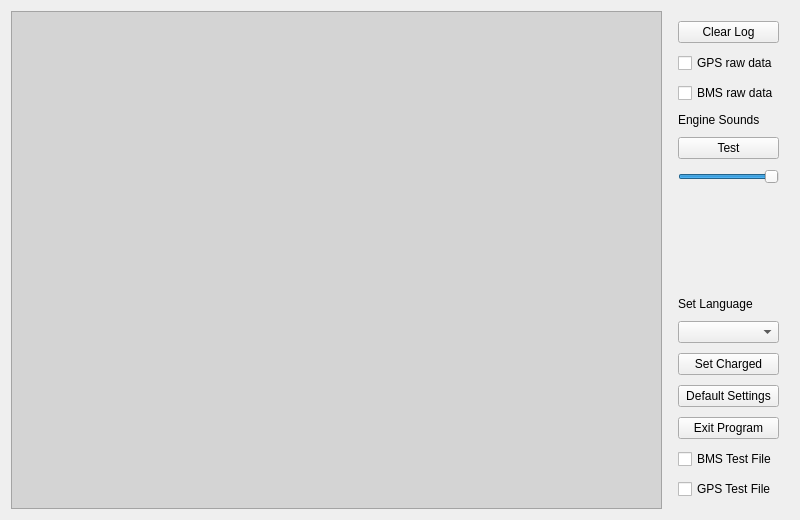
      <widget class="QWidget" name="tab_setup">
       <property name="minimumSize">
        <size>
         <width>800</width>
         <height>520</height>
        </size>
       </property>
       <property name="maximumSize">
        <size>
         <width>800</width>
         <height>520</height>
        </size>
       </property>
       <property name="styleSheet">
        <string notr="true">QLabel{ font: 75 12pt &quot;Lucida Sans Unicode&quot;; }</string>
       </property>
       <attribute name="icon">
        <iconset resource="resources.qrc">
         <normaloff>:/images/settings.png</normaloff>:/images/settings.png</iconset>
       </attribute>
       <attribute name="title">
        <string/>
       </attribute>
       <layout class="QGridLayout" name="gridLayout_4">
        <item row="0" column="0">
         <widget class="QTextBrowser" name="textBrowser_errors">
          <property name="focusPolicy">
           <enum>Qt::NoFocus</enum>
          </property>
          <property name="styleSheet">
           <string notr="true">font: 10pt &quot;Lucida Console&quot;;
background-color: rgb(212, 212, 212);</string>
          </property>
         </widget>
        </item>
        <item row="0" column="1">
         <layout class="QVBoxLayout" name="verticalLayout">
          <property name="spacing">
           <number>10</number>
          </property>
          <property name="leftMargin">
           <number>10</number>
          </property>
          <property name="topMargin">
           <number>10</number>
          </property>
          <property name="rightMargin">
           <number>10</number>
          </property>
          <property name="bottomMargin">
           <number>10</number>
          </property>
          <item>
           <widget class="QPushButton" name="pushButton_clear_errors">
            <property name="text">
             <string>Clear Log</string>
            </property>
           </widget>
          </item>
          <item>
           <widget class="QCheckBox" name="checkBox_logGpsRaw">
            <property name="text">
             <string>GPS raw data</string>
            </property>
           </widget>
          </item>
          <item>
           <widget class="QCheckBox" name="checkBox_logBmsRaw">
            <property name="text">
             <string>BMS raw data</string>
            </property>
           </widget>
          </item>
          <item>
           <widget class="QLabel" name="label_18">
            <property name="text">
             <string>Engine Sounds</string>
            </property>
           </widget>
          </item>
          <item>
           <widget class="QPushButton" name="pushButton_Test">
            <property name="text">
             <string>Test</string>
            </property>
           </widget>
          </item>
          <item>
           <widget class="QSlider" name="horizontalSlider">
            <property name="sizePolicy">
             <sizepolicy hsizetype="Minimum" vsizetype="Fixed">
              <horstretch>0</horstretch>
              <verstretch>0</verstretch>
             </sizepolicy>
            </property>
            <property name="sliderPosition">
             <number>99</number>
            </property>
            <property name="orientation">
             <enum>Qt::Horizontal</enum>
            </property>
           </widget>
          </item>
          <item>
           <spacer name="verticalSpacer_7">
            <property name="orientation">
             <enum>Qt::Vertical</enum>
            </property>
            <property name="sizeHint" stdset="0">
             <size>
              <width>20</width>
              <height>40</height>
             </size>
            </property>
           </spacer>
          </item>
          <item>
           <widget class="QLabel" name="label_7">
            <property name="text">
             <string>Set Language</string>
            </property>
           </widget>
          </item>
          <item>
           <widget class="QComboBox" name="comboBox_language"/>
          </item>
          <item>
           <widget class="QPushButton" name="pushButton_setCharged">
            <property name="text">
             <string>Set Charged</string>
            </property>
           </widget>
          </item>
          <item>
           <widget class="QPushButton" name="pushButton_defaultSettings">
            <property name="text">
             <string>Default Settings</string>
            </property>
           </widget>
          </item>
          <item>
           <widget class="QPushButton" name="pushButton_exit">
            <property name="text">
             <string>Exit Program</string>
            </property>
           </widget>
          </item>
          <item>
           <widget class="QCheckBox" name="checkBox_BMSFile">
            <property name="text">
             <string>BMS Test File</string>
            </property>
           </widget>
          </item>
          <item>
           <widget class="QCheckBox" name="checkBox_GPSFile">
            <property name="text">
             <string>GPS Test File</string>
            </property>
           </widget>
          </item>
         </layout>
        </item>
       </layout>
      </widget>
